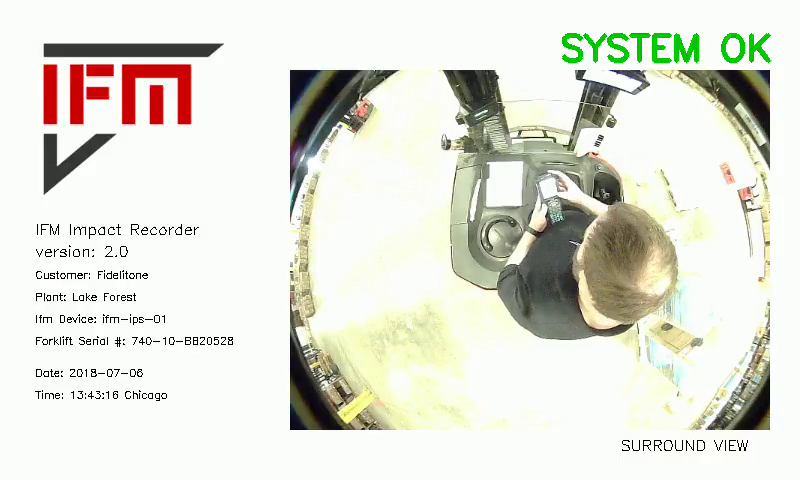
#> input picture frame 24 of data/glare.mp4, 800 x 480 px
$ python cropper.py
#> lines starting #> are read from the running program, lines starting #| are printed output that depends on the picture
import cv2
import numpy as np

cap = cv2.VideoCapture('data/glare.mp4')

if(not cap.isOpened()):
	print('[ALERT] COULD NOT OPEN VIDEO FILE')

while(cap.isOpened()):

        #Grab the frame
        ret, frame = cap.read()
#> frame is the input picture: shape (480, 800, 3); mean B, G, R 214.3, 224.8, 224.4

        if ret:
            #ROI cropping
            #Crop #1 to extract video frame from template image
            x=290;y=70;h=350
            frame = frame[y:y+h, x:x+h]
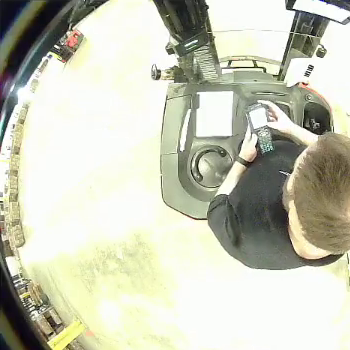
#> frame: shape (350, 350, 3); mean B, G, R 184.4, 201.7, 200.1
            cv2.imshow("Frame",frame)

            #Crop #2 extract ROI from frame
            x = 160;y = 70;h = 170
            img = frame[y:y+h, x:x+h]
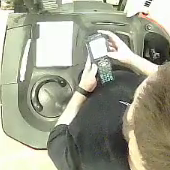
#> img: shape (170, 170, 3); mean B, G, R 141.5, 160.5, 158.7
            cv2.imshow("Cropped",img)

            key = cv2.waitKey(0)
#> (key q is pressed here)
            if(key == 32):
                continue
            elif(key==ord("q") or key==ord("c") or key == 27):
                cv2.destroyAllWindows()
                break

cap.release()
cv2.destroyAllWindows()

$ run again, starting later in the video
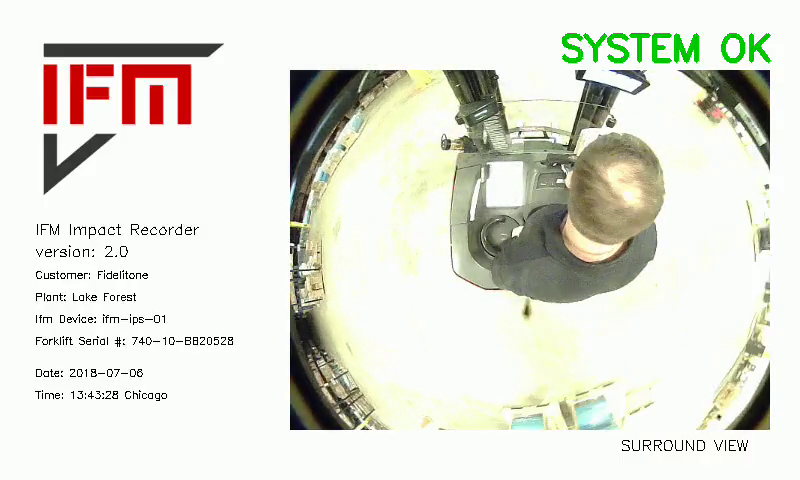
#> input picture frame 108 of data/glare.mp4, 800 x 480 px
#> frame is the input picture: shape (480, 800, 3); mean B, G, R 213.7, 224.2, 223.7
#> `frame = frame[y:y+h, x:x+h]`:
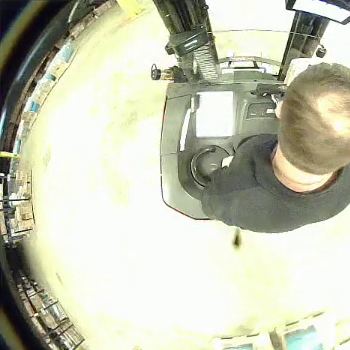
#> frame: shape (350, 350, 3); mean B, G, R 179.3, 198.7, 196.9
#> `img = frame[y:y+h, x:x+h]`:
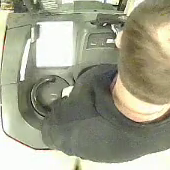
#> img: shape (170, 170, 3); mean B, G, R 139.7, 161.5, 160.6

$ run again, starting later in the video
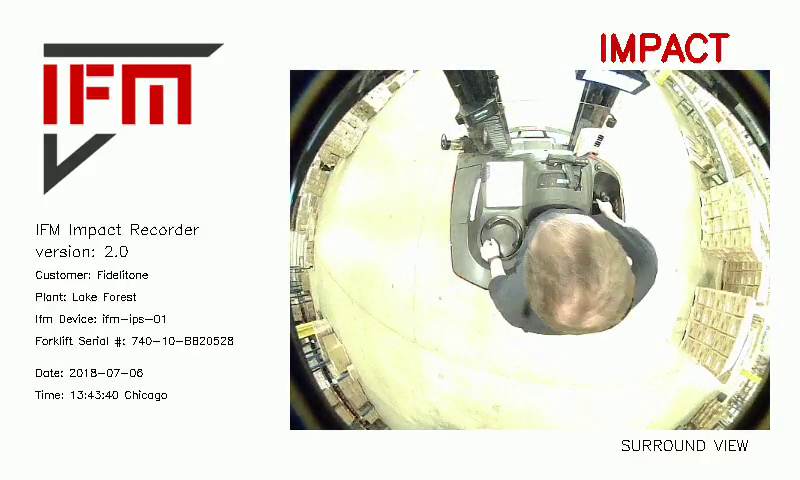
#> input picture frame 192 of data/glare.mp4, 800 x 480 px
#> frame is the input picture: shape (480, 800, 3); mean B, G, R 211.9, 223.5, 225.4
#> `frame = frame[y:y+h, x:x+h]`:
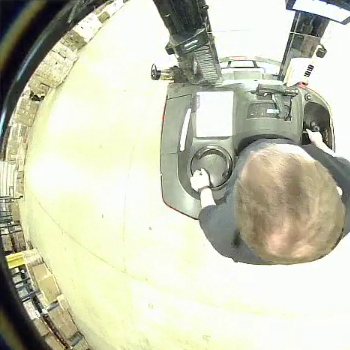
#> frame: shape (350, 350, 3); mean B, G, R 182.4, 202.8, 201.6
#> `img = frame[y:y+h, x:x+h]`:
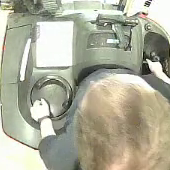
#> img: shape (170, 170, 3); mean B, G, R 155, 174.3, 174.7
